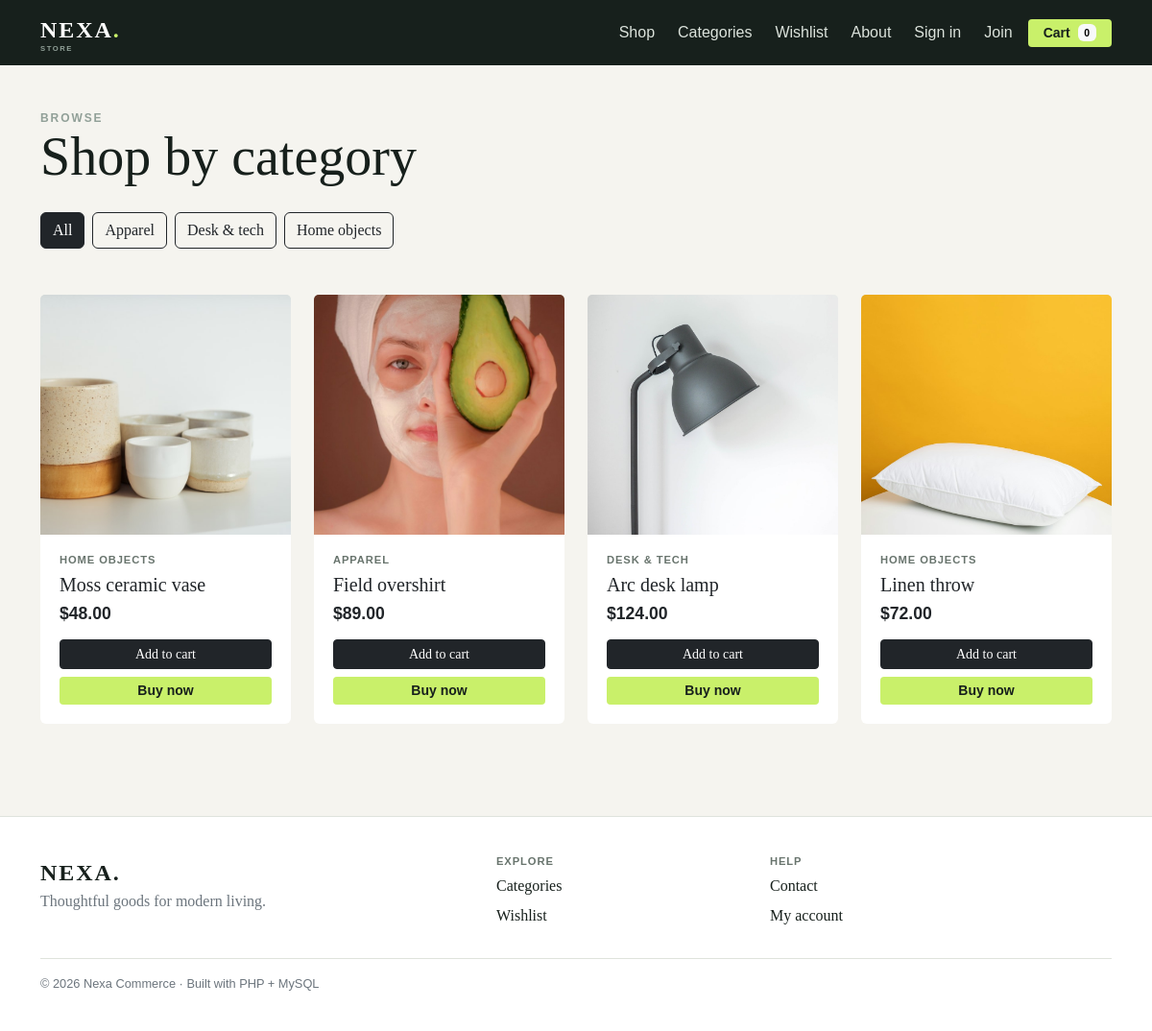
The app's page /category.php with its own data.
### tables this page shows
CREATE TABLE IF NOT EXISTS categories (id INT AUTO_INCREMENT PRIMARY KEY, name VARCHAR(100) NOT NULL, slug VARCHAR(120) NOT NULL UNIQUE);

CREATE TABLE IF NOT EXISTS products (id INT AUTO_INCREMENT PRIMARY KEY, category_id INT NULL, name VARCHAR(180) NOT NULL, slug VARCHAR(200) NOT NULL, description TEXT, price DECIMAL(10,2) NOT NULL, compare_price DECIMAL(10,2) DEFAULT NULL, image VARCHAR(500), tags VARCHAR(255), stock INT DEFAULT 0, status ENUM('active','draft') DEFAULT 'active', created_at TIMESTAMP DEFAULT CURRENT_TIMESTAMP, FOREIGN KEY(category_id) REFERENCES categories(id) ON DELETE SET NULL);

### includes/functions.php (called while the page is built, shortened)
<?php
function e(?string $value): string { return htmlspecialchars($value ?? '', ENT_QUOTES, 'UTF-8'); }

### category.php (the view)
<?php require __DIR__ . '/includes/config.php'; $pageTitle='Categories'; $category = $_GET['category'] ?? ''; $categories = $pdo ? $pdo->query('SELECT * FROM categories ORDER BY name')->fetchAll() : []; $query='SELECT p.*, c.name category FROM products p LEFT JOIN categories c ON c.id=p.category_id WHERE p.status="active"'; $params=[]; if ($category) {$query.=' AND c.slug=?';$params[]=$category;} $query.=' ORDER BY p.created_at DESC'; $statement=$pdo? $pdo->prepare($query):null; if($statement){$statement->execute($params);$products=$statement->fetchAll();}else{$products=[];} require __DIR__ . '/includes/header.php'; ?>
<section class="container py-5"><div class="eyebrow">Browse</div><h1 class="display-4 mb-4">Shop by category</h1><div class="d-flex flex-wrap gap-2 mb-5"><a class="btn <?= !$category?'btn-dark':'btn-outline-dark' ?>" href="category.php">All</a><?php foreach($categories as $item): ?><a class="btn <?= $category===$item['slug']?'btn-dark':'btn-outline-dark' ?>" href="?category=<?= e($item['slug']) ?>"><?= e($item['name']) ?></a><?php endforeach; ?></div><div class="row g-4"><?php foreach($products as $product): ?><div class="col-sm-6 col-lg-3"><article class="card product-card"><a href="product.php?id=<?= $product['id'] ?>"><img class="card-img-top product-img" src="<?= e($product['image']) ?>" alt="<?= e($product['name']) ?>"></a><div class="card-body"><div class="tag"><?= e($product['category']) ?></div><h3 class="h5 mt-2"><?= e($product['name']) ?></h3><div class="price">$<?= number_format((float)$product['price'],2) ?></div><form method="post" action="product.php?id=<?= $product['id'] ?>" class="d-grid gap-2 mt-3"><input type="hidden" name="quantity" value="1"><button name="action" value="cart" class="btn btn-dark btn-sm">Add to cart</button><button name="action" value="buy" class="btn btn-accent btn-sm">Buy now</button></form></div></article></div><?php endforeach; ?></div></section><?php require __DIR__ . '/includes/footer.php'; ?>

### assets/style.css (style rules this page uses)
:root { --ink:#17201c;--muted:#68746d;--paper:#f5f4ef;--lime:#c9f06a;--line:#dfe3dc }
* { box-sizing:border-box }
body { background:var(--paper);color:var(--ink);font-family:Georgia,serif }
.btn-accent { background:var(--lime);color:var(--ink);border:0;font-family:Arial,sans-serif;font-weight:700 }
.eyebrow { font:700 .75rem Arial,sans-serif;letter-spacing:.16em;text-transform:uppercase;color:#91a098 }
.product-card { border:0;background:#fff;transition:transform .2s,box-shadow .2s;height:100% }
.product-img { height:250px;object-fit:cover;background:#e8ebe4 }
.product-card .card-body { padding:1.25rem }
.price { font:700 1.1rem Arial,sans-serif }
.tag { font:700 .7rem Arial,sans-serif;letter-spacing:.08em;text-transform:uppercase;color:var(--muted) }

### records on screen
categories: name "Apparel"
categories: name "Desk & tech"
categories: name "Home objects"
products: image (picture), category.name "HOME OBJECTS", name "Moss ceramic vase", price "48.00"
products: image (picture), category.name "APPAREL", name "Field overshirt", price "89.00"
products: image (picture), category.name "DESK & TECH", name "Arc desk lamp", price "124.00"
products: image (picture), category.name "HOME OBJECTS", name "Linen throw", price "72.00"

### other values on screen
cart_count() "0"
